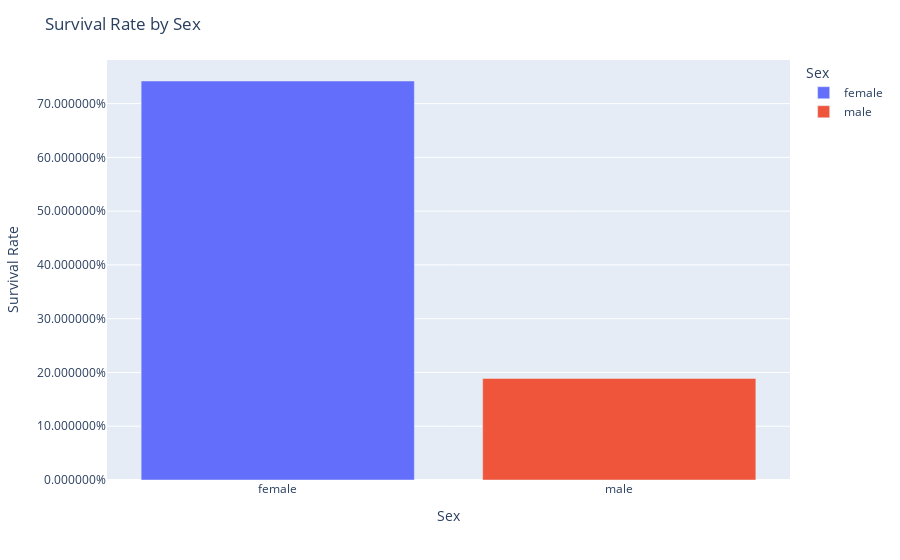
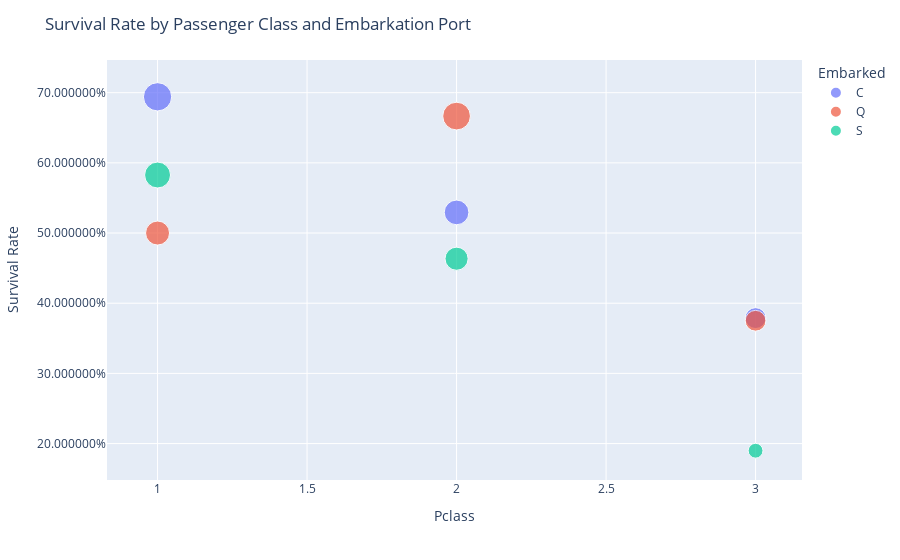
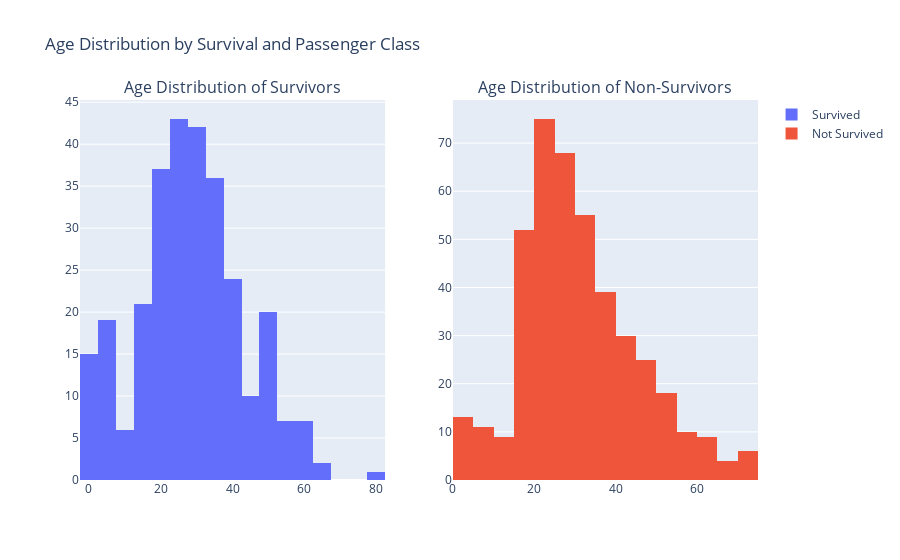
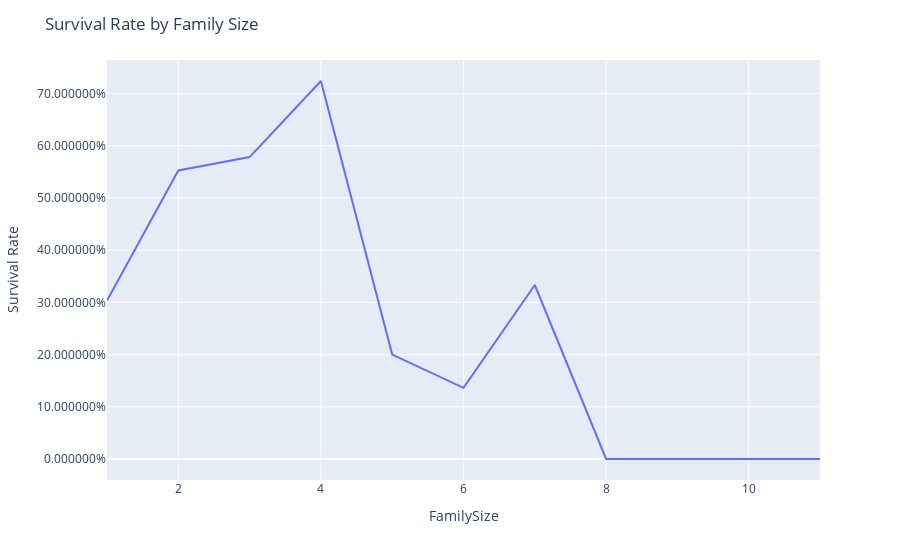

Source (notebook cell) for these figures, in order:
### Code cell
import plotly.express as px
import plotly.graph_objs as go
from plotly.subplots import make_subplots

# Load Titanic dataset
#train_df = pd.read_csv('train.csv')

# Visualize survival rate by sex
survival_rate_by_sex = train_df.groupby('Sex')['Survived'].mean().reset_index()
fig1 = px.bar(survival_rate_by_sex, x='Sex', y='Survived', color='Sex', labels={'Survived': 'Survival Rate'})
fig1.update_layout(title='Survival Rate by Sex', yaxis_tickformat='%')

# Visualize survival rate by passenger class and embarkation port
survival_rate_by_class_port = train_df.groupby(['Pclass', 'Embarked'])['Survived'].mean().reset_index()
fig2 = px.scatter(survival_rate_by_class_port, x='Pclass', y='Survived', color='Embarked',
                   size='Survived', labels={'Survived': 'Survival Rate'})
fig2.update_layout(title='Survival Rate by Passenger Class and Embarkation Port', yaxis_tickformat='%')

# Visualize age distribution by survival and passenger class
age_distribution = train_df[['Age', 'Pclass', 'Survived']].dropna()
fig3 = make_subplots(rows=1, cols=2, subplot_titles=['Age Distribution of Survivors', 'Age Distribution of Non-Survivors'])
fig3.add_trace(go.Histogram(x=age_distribution[age_distribution['Survived'] == 1]['Age'], 
                             nbinsx=20, name='Survived'), row=1, col=1)
fig3.add_trace(go.Histogram(x=age_distribution[age_distribution['Survived'] == 0]['Age'], 
                             nbinsx=20, name='Not Survived'), row=1, col=2)
fig3.update_layout(title='Age Distribution by Survival and Passenger Class')

# Visualize survival rate by family size
train_df['FamilySize'] = train_df['SibSp'] + train_df['Parch'] + 1
survival_rate_by_family_size = train_df.groupby('FamilySize')['Survived'].mean().reset_index()
fig4 = px.line(survival_rate_by_family_size, x='FamilySize', y='Survived', labels={'Survived': 'Survival Rate'})
fig4.update_layout(title='Survival Rate by Family Size', yaxis_tickformat='%')

# Show plots
fig1.show()
fig2.show()
fig3.show()
fig4.show()

### Figure 1 — Plotly figure (JSON) as saved in the notebook; plotly's stock layout.template omitted (floating-point values rounded to 4 significant figures)
{"data": [{"alignmentgroup": "True", "hovertemplate": "Sex=%{x}<br>Survival Rate=%{y}<extra></extra>", "legendgroup": "female", "marker": {"color": "#636efa", "pattern": {"shape": ""}}, "name": "female", "offsetgroup": "female", "orientation": "v", "showlegend": true, "textposition": "auto", "type": "bar", "x": ["female"], "xaxis": "x", "y": [0.742], "yaxis": "y"}, {"alignmentgroup": "True", "hovertemplate": "Sex=%{x}<br>Survival Rate=%{y}<extra></extra>", "legendgroup": "male", "marker": {"color": "#EF553B", "pattern": {"shape": ""}}, "name": "male", "offsetgroup": "male", "orientation": "v", "showlegend": true, "textposition": "auto", "type": "bar", "x": ["male"], "xaxis": "x", "y": [0.1889], "yaxis": "y"}], "layout": {"barmode": "relative", "legend": {"title": {"text": "Sex"}, "tracegroupgap": 0}, "margin": {"t": 60}, "title": {"text": "Survival Rate by Sex"}, "xaxis": {"anchor": "y", "categoryarray": ["female", "male"], "categoryorder": "array", "domain": [0, 1], "title": {"text": "Sex"}}, "yaxis": {"anchor": "x", "domain": [0, 1], "tickformat": "%", "title": {"text": "Survival Rate"}}}}

### Figure 2 — Plotly figure (JSON) as saved in the notebook; plotly's stock layout.template omitted (floating-point values rounded to 4 significant figures)
{"data": [{"hovertemplate": "Embarked=C<br>Pclass=%{x}<br>Survival Rate=%{marker.size}<extra></extra>", "legendgroup": "C", "marker": {"color": "#636efa", "size": [0.6941, 0.5294, 0.3788], "sizemode": "area", "sizeref": 0.001735, "symbol": "circle"}, "mode": "markers", "name": "C", "orientation": "v", "showlegend": true, "type": "scatter", "x": [1, 2, 3], "xaxis": "x", "y": [0.6941, 0.5294, 0.3788], "yaxis": "y"}, {"hovertemplate": "Embarked=Q<br>Pclass=%{x}<br>Survival Rate=%{marker.size}<extra></extra>", "legendgroup": "Q", "marker": {"color": "#EF553B", "size": [0.5, 0.6667, 0.375], "sizemode": "area", "sizeref": 0.001735, "symbol": "circle"}, "mode": "markers", "name": "Q", "orientation": "v", "showlegend": true, "type": "scatter", "x": [1, 2, 3], "xaxis": "x", "y": [0.5, 0.6667, 0.375], "yaxis": "y"}, {"hovertemplate": "Embarked=S<br>Pclass=%{x}<br>Survival Rate=%{marker.size}<extra></extra>", "legendgroup": "S", "marker": {"color": "#00cc96", "size": [0.5827, 0.4634, 0.1898], "sizemode": "area", "sizeref": 0.001735, "symbol": "circle"}, "mode": "markers", "name": "S", "orientation": "v", "showlegend": true, "type": "scatter", "x": [1, 2, 3], "xaxis": "x", "y": [0.5827, 0.4634, 0.1898], "yaxis": "y"}], "layout": {"legend": {"itemsizing": "constant", "title": {"text": "Embarked"}, "tracegroupgap": 0}, "margin": {"t": 60}, "title": {"text": "Survival Rate by Passenger Class and Embarkation Port"}, "xaxis": {"anchor": "y", "domain": [0, 1], "title": {"text": "Pclass"}}, "yaxis": {"anchor": "x", "domain": [0, 1], "tickformat": "%", "title": {"text": "Survival Rate"}}}}

### Figure 3 — Plotly figure (JSON) as saved in the notebook; plotly's stock layout.template omitted (floating-point values rounded to 4 significant figures; data arrays with more than 128 entries replaced by an {"elided": "..."} marker saying what was removed)
{"data": [{"name": "Survived", "nbinsx": 20, "type": "histogram", "x": {"elided": "290 float values"}, "xaxis": "x", "yaxis": "y"}, {"name": "Not Survived", "nbinsx": 20, "type": "histogram", "x": {"elided": "424 float values"}, "xaxis": "x2", "yaxis": "y2"}], "layout": {"annotations": [{"font": {"size": 16}, "showarrow": false, "text": "Age Distribution of Survivors", "x": 0.225, "xanchor": "center", "xref": "paper", "y": 1, "yanchor": "bottom", "yref": "paper"}, {"font": {"size": 16}, "showarrow": false, "text": "Age Distribution of Non-Survivors", "x": 0.775, "xanchor": "center", "xref": "paper", "y": 1, "yanchor": "bottom", "yref": "paper"}], "title": {"text": "Age Distribution by Survival and Passenger Class"}, "xaxis": {"anchor": "y", "domain": [0, 0.45]}, "xaxis2": {"anchor": "y2", "domain": [0.55, 1]}, "yaxis": {"anchor": "x", "domain": [0, 1]}, "yaxis2": {"anchor": "x2", "domain": [0, 1]}}}

### Figure 4 — Plotly figure (JSON) as saved in the notebook; plotly's stock layout.template omitted (floating-point values rounded to 4 significant figures)
{"data": [{"hovertemplate": "FamilySize=%{x}<br>Survival Rate=%{y}<extra></extra>", "legendgroup": "", "line": {"color": "#636efa", "dash": "solid"}, "marker": {"symbol": "circle"}, "mode": "lines", "name": "", "orientation": "v", "showlegend": false, "type": "scatter", "x": [1, 2, 3, 4, 5, 6, 7, 8, 11], "xaxis": "x", "y": [0.3035, 0.5528, 0.5784, 0.7241, 0.2, 0.1364, 0.3333, 0, 0], "yaxis": "y"}], "layout": {"legend": {"tracegroupgap": 0}, "margin": {"t": 60}, "title": {"text": "Survival Rate by Family Size"}, "xaxis": {"anchor": "y", "domain": [0, 1], "title": {"text": "FamilySize"}}, "yaxis": {"anchor": "x", "domain": [0, 1], "tickformat": "%", "title": {"text": "Survival Rate"}}}}
